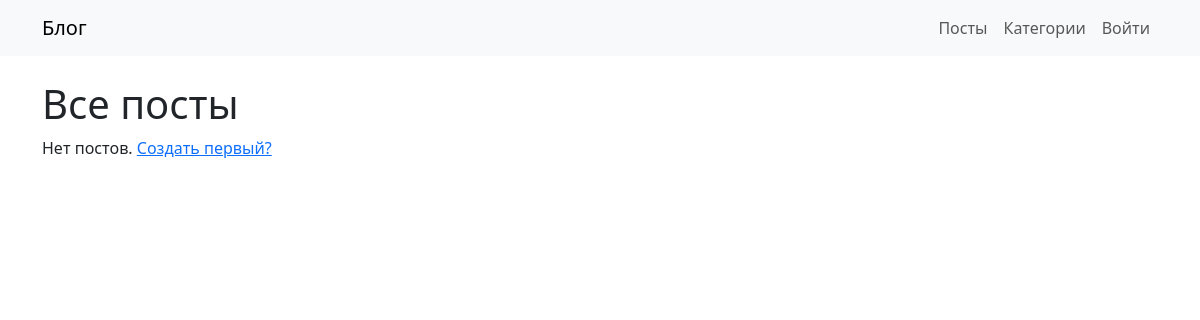
The app's page /, older data.
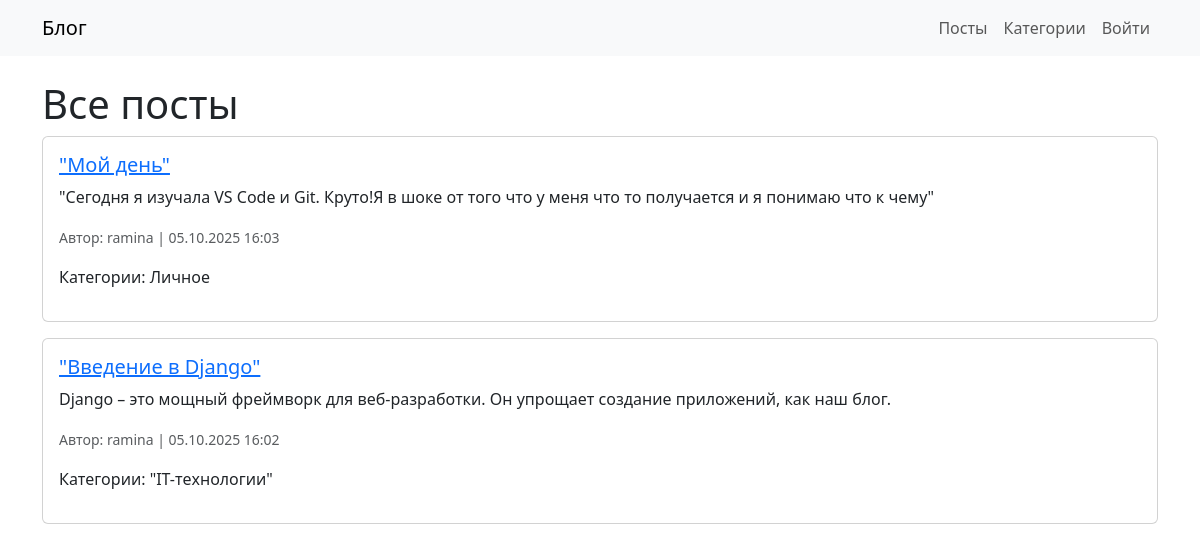
The same page, newer data.
### blog/models.py (models this page shows, shortened)
class Post(models.Model):
    title = models.CharField(max_length=200)
    text = models.TextField()
    author = models.ForeignKey(User, on_delete=models.CASCADE)
    categories = models.ManyToManyField(Category)
    created_at = models.DateTimeField(auto_now_add=True)

class Category(models.Model):
    name = models.CharField(max_length=100)

### blog/views.py (the view)
# urls.py: path('', PostListView.as_view(), name='post_list'),
class PostListView(ListView):
    model = Post
    template_name = 'blog/post_list.html'
    context_object_name = 'posts'
    ordering = ['-created_at']

### templates/blog/post_list.html (shortened to what this page needs)
{% extends 'blog/base.html' %}
{% block content %}
<h1>Все посты</h1>
{% if posts %}
    {% for post in posts %}
    <div class="card mb-3">
        <div class="card-body">
            <h5 class="card-title"><a href="{% url 'post_detail' post.pk %}">{{ post.title }}</a></h5>
            <p class="card-text">{{ post.text|truncatewords:30 }}</p>
            <p class="card-text"><small class="text-muted">Автор: {{ post.author }} | {{ post.created_at|date:"d.m.Y H:i" }}</small></p>
            <p>Категории: {% for cat in post.categories.all %}{{ cat.name }}{% if not forloop.last %}, {% endif %}{% endfor %}</p>
        </div>
    </div>
    {% endfor %}
{% else %}
    <p>Нет постов. <a href="{% url 'post_create' %}">Создать первый?</a></p>
{% endif %}
{% endblock %}

### templates/blog/base.html (shortened to what this page needs)
<!DOCTYPE html>
<html lang="ru">
<head>
    <link href="https://cdn.jsdelivr.net/npm/bootstrap@5.3.0/dist/css/bootstrap.min.css" rel="stylesheet">
</head>
<body>
    <nav class="navbar navbar-expand-lg navbar-light bg-light">
        <div class="container">
            <a class="navbar-brand" href="{% url 'post_list' %}">Блог</a>
            <div class="navbar-nav">
                <a class="nav-link" href="{% url 'post_list' %}">Посты</a>
                <a class="nav-link" href="{% url 'category_list' %}">Категории</a>
                {% if user.is_authenticated %}
                    <a class="nav-link" href="{% url 'post_create' %}">Новый пост</a>
                    <a class="nav-link" href="{% url 'category_create' %}">Новая категория</a>
                    <a class="nav-link" href="{% url 'logout' %}">Выйти</a>
                {% else %}
                    <a class="nav-link" href="{% url 'login' %}">Войти</a>
                {% endif %}
            </div>
        </div>
    </nav>
    <div class="container mt-4">
        {% block content %}{% endblock %}
    </div>
</body>
</html>

Row changes from the older to the newer data that the page shows:
added Post: title "\"Мой день\"", text "\"Сегодня я изучала VS Code и Git. Круто!Я в шоке от того что у меня что то получается и я понимаю что к чему\"", author "ramina", created_at "05.10.2025 16:03"
added Category: name "Личное", shown under "\"Мой день\""
added Post: title "\"Введение в Django\"", text "Django – это мощный фреймворк для веб-разработки. Он упрощает создание приложений, как наш блог.", author "ramina", created_at "05.10.2025 16:02"
added Category: name "\"IT-технологии\"", shown under "\"Введение в Django\""
Text that changed along with them:
text no longer shown: "Нет постов. Создать первый?"
